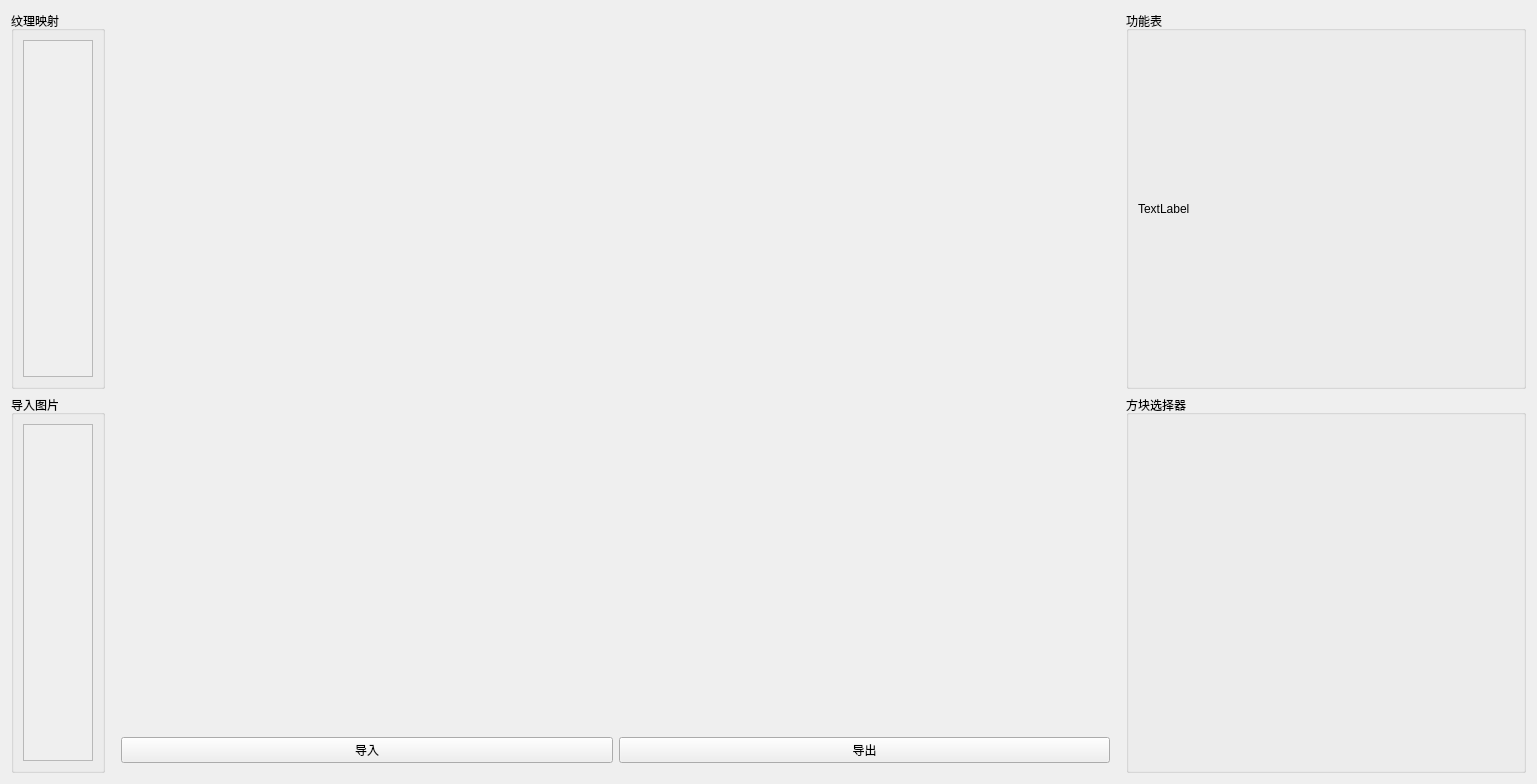
<?xml version="1.0" encoding="UTF-8"?>
<ui version="4.0">
 <class>Form</class>
 <widget class="QWidget" name="Form">
  <property name="geometry">
   <rect>
    <x>0</x>
    <y>0</y>
    <width>1537</width>
    <height>784</height>
   </rect>
  </property>
  <property name="windowTitle">
   <string>Form</string>
  </property>
  <layout class="QHBoxLayout" name="horizontalLayout_5">
   <item>
    <layout class="QHBoxLayout" name="horizontalLayout">
     <property name="sizeConstraint">
      <enum>QLayout::SetDefaultConstraint</enum>
     </property>
     <item>
      <layout class="QVBoxLayout" name="verticalLayout">
       <property name="sizeConstraint">
        <enum>QLayout::SetDefaultConstraint</enum>
       </property>
       <item>
        <widget class="QGroupBox" name="groupBox_5">
         <property name="sizePolicy">
          <sizepolicy hsizetype="Fixed" vsizetype="Preferred">
           <horstretch>0</horstretch>
           <verstretch>0</verstretch>
          </sizepolicy>
         </property>
         <property name="minimumSize">
          <size>
           <width>0</width>
           <height>0</height>
          </size>
         </property>
         <property name="maximumSize">
          <size>
           <width>16777215</width>
           <height>16777215</height>
          </size>
         </property>
         <property name="title">
          <string>纹理映射</string>
         </property>
         <property name="alignment">
          <set>Qt::AlignLeading|Qt::AlignLeft|Qt::AlignTop</set>
         </property>
         <layout class="QHBoxLayout" name="horizontalLayout_4">
          <property name="sizeConstraint">
           <enum>QLayout::SetDefaultConstraint</enum>
          </property>
          <item>
           <widget class="QScrollArea" name="scroll_texture">
            <property name="sizePolicy">
             <sizepolicy hsizetype="Preferred" vsizetype="Preferred">
              <horstretch>0</horstretch>
              <verstretch>0</verstretch>
             </sizepolicy>
            </property>
            <property name="verticalScrollBarPolicy">
             <enum>Qt::ScrollBarAlwaysOff</enum>
            </property>
            <property name="horizontalScrollBarPolicy">
             <enum>Qt::ScrollBarAlwaysOff</enum>
            </property>
            <property name="widgetResizable">
             <bool>true</bool>
            </property>
            <property name="alignment">
             <set>Qt::AlignLeading|Qt::AlignLeft|Qt::AlignTop</set>
            </property>
            <widget class="ImageMoveWidget" name="texture_widget">
             <property name="geometry">
              <rect>
               <x>0</x>
               <y>0</y>
               <width>57</width>
               <height>344</height>
              </rect>
             </property>
             <property name="sizePolicy">
              <sizepolicy hsizetype="Preferred" vsizetype="Preferred">
               <horstretch>0</horstretch>
               <verstretch>0</verstretch>
              </sizepolicy>
             </property>
             <property name="minimumSize">
              <size>
               <width>0</width>
               <height>0</height>
              </size>
             </property>
             <property name="layoutDirection">
              <enum>Qt::LeftToRight</enum>
             </property>
             <layout class="QVBoxLayout" name="verticalLayout_4">
              <property name="sizeConstraint">
               <enum>QLayout::SetMinimumSize</enum>
              </property>
             </layout>
            </widget>
           </widget>
          </item>
         </layout>
        </widget>
       </item>
       <item>
        <widget class="QGroupBox" name="groupBox_2">
         <property name="sizePolicy">
          <sizepolicy hsizetype="Fixed" vsizetype="Preferred">
           <horstretch>0</horstretch>
           <verstretch>0</verstretch>
          </sizepolicy>
         </property>
         <property name="minimumSize">
          <size>
           <width>0</width>
           <height>0</height>
          </size>
         </property>
         <property name="maximumSize">
          <size>
           <width>16777215</width>
           <height>16777215</height>
          </size>
         </property>
         <property name="title">
          <string>导入图片</string>
         </property>
         <property name="alignment">
          <set>Qt::AlignLeading|Qt::AlignLeft|Qt::AlignTop</set>
         </property>
         <layout class="QVBoxLayout" name="verticalLayout_6">
          <property name="spacing">
           <number>0</number>
          </property>
          <property name="sizeConstraint">
           <enum>QLayout::SetDefaultConstraint</enum>
          </property>
          <property name="leftMargin">
           <number>9</number>
          </property>
          <property name="topMargin">
           <number>9</number>
          </property>
          <property name="rightMargin">
           <number>9</number>
          </property>
          <property name="bottomMargin">
           <number>9</number>
          </property>
          <item>
           <widget class="QScrollArea" name="scroll_input">
            <property name="sizePolicy">
             <sizepolicy hsizetype="Preferred" vsizetype="Preferred">
              <horstretch>0</horstretch>
              <verstretch>0</verstretch>
             </sizepolicy>
            </property>
            <property name="verticalScrollBarPolicy">
             <enum>Qt::ScrollBarAlwaysOff</enum>
            </property>
            <property name="horizontalScrollBarPolicy">
             <enum>Qt::ScrollBarAlwaysOff</enum>
            </property>
            <property name="widgetResizable">
             <bool>true</bool>
            </property>
            <property name="alignment">
             <set>Qt::AlignLeading|Qt::AlignLeft|Qt::AlignTop</set>
            </property>
            <widget class="ImageMoveWidget" name="input_image_widget">
             <property name="geometry">
              <rect>
               <x>0</x>
               <y>0</y>
               <width>57</width>
               <height>344</height>
              </rect>
             </property>
             <property name="sizePolicy">
              <sizepolicy hsizetype="Preferred" vsizetype="Preferred">
               <horstretch>0</horstretch>
               <verstretch>0</verstretch>
              </sizepolicy>
             </property>
             <property name="minimumSize">
              <size>
               <width>0</width>
               <height>0</height>
              </size>
             </property>
             <property name="cursor">
              <cursorShape>ArrowCursor</cursorShape>
             </property>
             <property name="contextMenuPolicy">
              <enum>Qt::DefaultContextMenu</enum>
             </property>
             <property name="layoutDirection">
              <enum>Qt::LeftToRight</enum>
             </property>
             <layout class="QVBoxLayout" name="verticalLayout_5">
              <property name="spacing">
               <number>0</number>
              </property>
              <property name="sizeConstraint">
               <enum>QLayout::SetFixedSize</enum>
              </property>
              <property name="leftMargin">
               <number>0</number>
              </property>
              <property name="topMargin">
               <number>0</number>
              </property>
              <property name="rightMargin">
               <number>0</number>
              </property>
              <property name="bottomMargin">
               <number>0</number>
              </property>
             </layout>
            </widget>
           </widget>
          </item>
         </layout>
        </widget>
       </item>
      </layout>
     </item>
     <item>
      <layout class="QVBoxLayout" name="verticalLayout_2">
       <item>
        <widget class="QWidget" name="main_widget" native="true"/>
       </item>
       <item>
        <layout class="QHBoxLayout" name="horizontalLayout_3">
         <property name="sizeConstraint">
          <enum>QLayout::SetMinimumSize</enum>
         </property>
         <property name="leftMargin">
          <number>10</number>
         </property>
         <property name="topMargin">
          <number>10</number>
         </property>
         <property name="rightMargin">
          <number>10</number>
         </property>
         <property name="bottomMargin">
          <number>10</number>
         </property>
         <item>
          <widget class="QPushButton" name="input_image_btn">
           <property name="text">
            <string>导入</string>
           </property>
          </widget>
         </item>
         <item>
          <widget class="QPushButton" name="output_image_btn">
           <property name="text">
            <string>导出</string>
           </property>
          </widget>
         </item>
        </layout>
       </item>
      </layout>
     </item>
     <item>
      <layout class="QVBoxLayout" name="verticalLayout_3">
       <item>
        <widget class="QGroupBox" name="groupBox_4">
         <property name="minimumSize">
          <size>
           <width>400</width>
           <height>0</height>
          </size>
         </property>
         <property name="maximumSize">
          <size>
           <width>400</width>
           <height>16777215</height>
          </size>
         </property>
         <property name="title">
          <string>功能表</string>
         </property>
         <layout class="QHBoxLayout" name="horizontalLayout_7">
          <item>
           <widget class="QLabel" name="label">
            <property name="text">
             <string>TextLabel</string>
            </property>
           </widget>
          </item>
         </layout>
        </widget>
       </item>
       <item>
        <widget class="QGroupBox" name="groupBox_3">
         <property name="minimumSize">
          <size>
           <width>400</width>
           <height>0</height>
          </size>
         </property>
         <property name="maximumSize">
          <size>
           <width>400</width>
           <height>16777215</height>
          </size>
         </property>
         <property name="title">
          <string>方块选择器</string>
         </property>
         <layout class="QHBoxLayout" name="horizontalLayout_6">
          <item>
           <layout class="QGridLayout" name="block_box"/>
          </item>
         </layout>
        </widget>
       </item>
      </layout>
     </item>
    </layout>
   </item>
  </layout>
 </widget>
 <customwidgets>
  <customwidget>
   <class>ImageMoveWidget</class>
   <extends>QWidget</extends>
   <header>models.ImageMoveWidget</header>
   <container>1</container>
  </customwidget>
 </customwidgets>
 <resources/>
 <connections/>
</ui>
